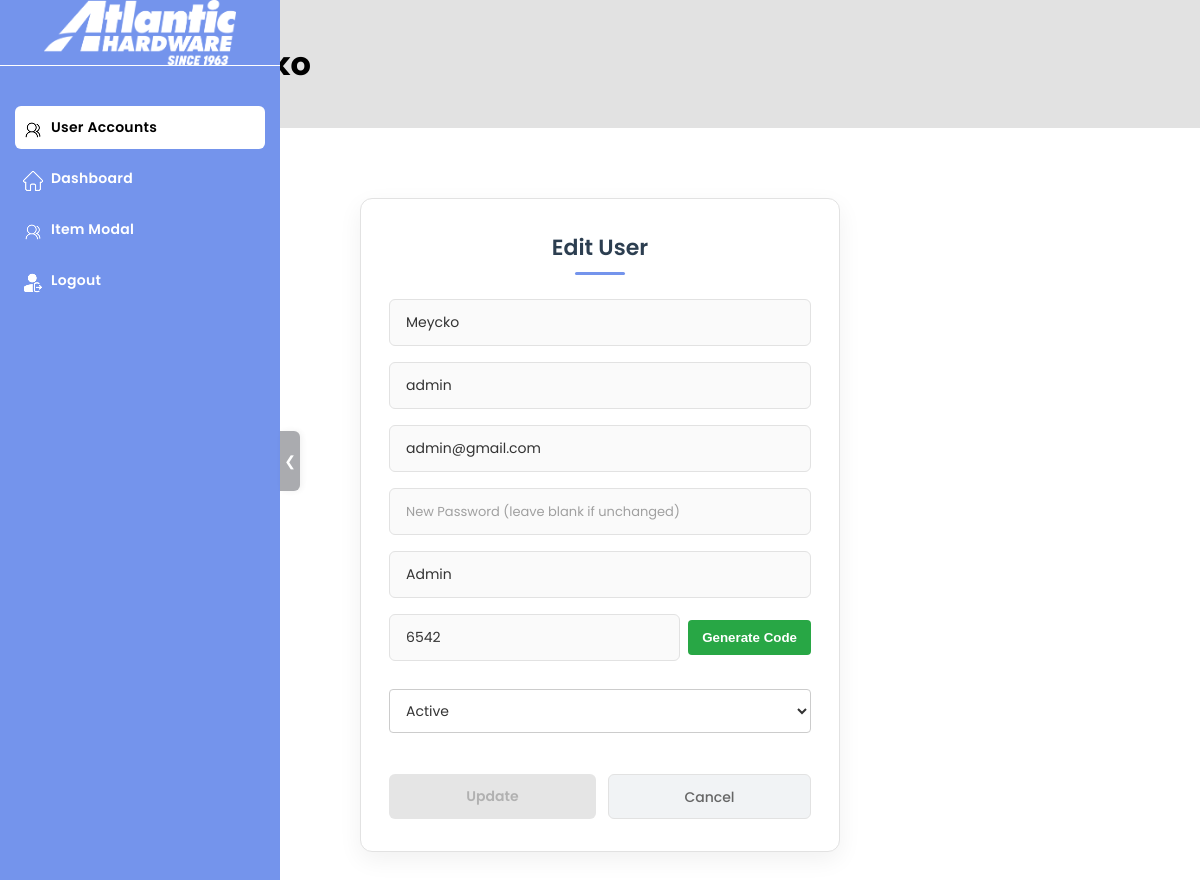
The page /views/edit.php?oUserid=16 (signed in) on the database its author committed.
### tables this page shows
CREATE TABLE `users` (
  `oUserid` int(10) UNSIGNED NOT NULL,
  `name` varchar(255) NOT NULL,
  `username` varchar(250) NOT NULL,
  `email` varchar(255) NOT NULL,
  `password` varchar(255) NOT NULL,
  `role` enum('user','admin') NOT NULL,
  `status` int(11) NOT NULL,
  `post_code` varchar(4) DEFAULT NULL
);

### views/edit.php (the view, shortened to what this page needs)
<?php
$base_path = '..';
require_once __DIR__ . '/header.php';
require_once __DIR__ . '/../config/config.php';
$id = intval($_GET['oUserid']);
$query = mysqli_query($conn, "SELECT * FROM users WHERE oUserid = $id");
$user = mysqli_fetch_assoc($query);
$currentStatus = (strtolower($user['status']) === 'active' || $user['status'] == 1) ? 'Active' : 'Inactive';
$formatted_post_code = !empty($user['post_code']) ? sprintf("%04d", $user['post_code']) : sprintf("%04d", rand(0, 9999));
?>
<!DOCTYPE html>
<html lang="en">
<head>
    <link rel="stylesheet" href="<?php echo $base_path; ?>/assets/css/style.css">
    <link rel="stylesheet" href="<?php echo $base_path; ?>/node_modules/sweetalert2/dist/sweetalert2.min.css">
</head>
<body>
    <?php include $base_path . '/includes/sidebar.php'; ?>
    <div id="main">
        <div class="wrapper">
            <div class="main_con">
                <div class="eu_info">
                    <h1>Edit User</h1>
                    <form id="editUserForm" action="<?php echo $base_path; ?>/user_action.php?id=<?= $id ?>" method="POST">
                        <input type="text" name="name" placeholder="Name" value="<?= htmlspecialchars($user['name']); ?>" required>
                        <input type="text" name="username" placeholder="Username" value="<?= htmlspecialchars($user['username']); ?>" required>
                        <input type="email" name="email" placeholder="Email" value="<?= htmlspecialchars($user['email']); ?>" required>
                        <input type="password" name="new_password" placeholder="New Password (leave blank if unchanged)">
                        <input type="text" name="role" placeholder="Role" style="text-transform: capitalize;" value="<?= htmlspecialchars($user['role']); ?>" required>
                        <div class="postcode-input-group">
                            <input type="text" id="post_code" name="post_code" placeholder="Post Code" value="<?= htmlspecialchars($formatted_post_code); ?>" maxlength="4" pattern="\d{4}" title="Post code must be exactly 4 digits" required>
                            <button type="button" class="btn-generate" onclick="generateRandomPostCode()">Generate Code</button>
                        </div>
                        <select name="status" required>
                            <option value="Active" <?= ($currentStatus === 'Active') ? 'selected' : ''; ?>>Active</option>
                        </select>
                        <div class="btn_box">
                            <button type="submit" id="btnUpdate" disabled style="opacity: 0.5; cursor: not-allowed;">Update</button>
                            <a href="user_account.php" class="global_btn">Cancel</a>
                        </div>
                    </form>
                </div>
            </div>
        </div>
    </div>
</body>
</html>

### assets/css/style.css (style rules this page uses)
:root { --font1: "Poppins", sans-serif; --primary-color: #7494ec; --secondary-color: #e2e2e2; --text-color: #333333; --danger-color: #e74c3c; --white: #ffffff; }
* { margin: 0; padding: 0; box-sizing: border-box; }
body { font-family: var(--font1); position: relative; overflow-x: hidden; }
.main_con { min-height: 500px; padding: 40px 0; }
.wrapper { width: 100%; max-width: 1400px; margin:0 auto; }
.global_btn { display: block; width: 90px; padding: 0 10px; height: auto; background: transparent; border: 1px solid var(--primary-color); color: var(--primary-color); border-radius: 6px; cursor: pointer; font: 500 13px/40px var(--font1); transition: all 0.3s ease-in-out; text-decoration: none; text-align: center; }
.au_info, .eu_info { background-color: #ffffff; max-width: 480px; margin: 30px auto; padding: 32px 28px; border-radius: 12px; border: 1px solid var(--secondary-color); box-shadow: 0 8px 24px rgba(0, 0, 0, 0.06); font-family: var(--font1); }
.au_info h1, .eu_info h1 { margin: 0 0 24px 0; font-size: 22px; font-weight: 600; color: #2c3e50; text-align: center; position: relative; }
.au_info h1::after, .eu_info h1::after { content: ""; display: block; width: 50px; height: 3px; background-color: var(--primary-color); margin: 8px auto 0 auto; border-radius: 2px; }
.au_info form, .eu_info form { display: flex; flex-direction: column; gap: 16px; }
.au_info input, .eu_info input { width: 100%; padding: 12px 16px; font-family: var(--font1); font-size: 14px; color: #333333; border: 1px solid var(--secondary-color); border-radius: 6px; outline: none; background-color: #fafafa; box-sizing: border-box; transition: all 0.2s ease; }
.au_info input::placeholder, .eu_info input::placeholder { color: #a0a0a0; font-size: 13px; }
.au_info form select, .eu_info form select { width: 100%; padding: 10px 12px; margin-bottom: 15px; border: 1px solid #ccc; border-radius: 4px; font-size: 14px; font-family: inherit; background-color: #fff; color: #333; box-sizing: border-box; outline: none; cursor: pointer; }
.postcode-input-group { display: flex; gap: 8px; align-items: center; margin-bottom: 12px; }
.postcode-input-group input { flex: 1; margin-bottom: 0 !important; }
.btn-generate { background-color: #28a745; color: white; border: none; padding: 10px 14px; border-radius: 4px; cursor: pointer; font-weight: bold; white-space: nowrap; }
.btn_box { display: flex; gap: 12px; margin-top: 10px; }
.btn_box button[type="submit"] { flex: 1; padding: 12px 18px; background-color: var(--primary-color); color: #ffffff; border: none; border-radius: 6px; font-family: var(--font1); font-size: 14px; font-weight: 600; cursor: pointer; transition: all 0.2s ease; }
.btn_box button[type="submit"]:disabled { background-color: #cccccc !important; color: #666666 !important; cursor: not-allowed !important; opacity: 0.6; }
.btn_box .global_btn { flex: 1; display: inline-flex; justify-content: center; align-items: center; padding: 0px 15px; background-color: #f1f3f5; color: #666666; border: 1px solid var(--secondary-color); border-radius: 6px; font-family: var(--font1); font-size: 14px; font-weight: 500; text-decoration: none; transition: all 0.2s ease; box-sizing: border-box; }

### rows shown on the page
users: name "Meycko", username "admin", email "admin@gmail.com", role "admin", post_code "6542", status "Active"
